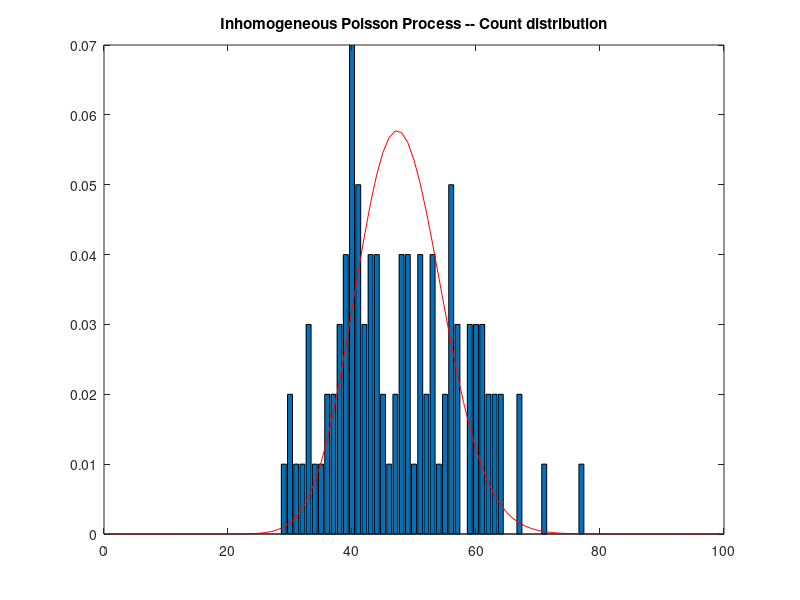

Write the MATLAB code that produced this figure.
% EE239AS.2, Spring 2017
% hw3_3_c

% Cong Peng, 904760493

clear all;
r0 = 35; rmax = 60; smax = 90; 

mean_spikes = [];
count = [];
for t = 1:100;
    lambda = r0 + (rmax - r0)*cosd(((t-1)/100)^2*180-smax);
    count(t) = poissrnd(lambda, 1);
end

count_spikes =  hist(count, [1:100]);
bar(count_spikes/100); hold on; 

plot(poisspdf([1:100], poissfit(count)),'r');

xlim([0, 100]); 
ylim([0, 0.07]);
title('Inhomogeneous Poisson Process -- Count distribution');
